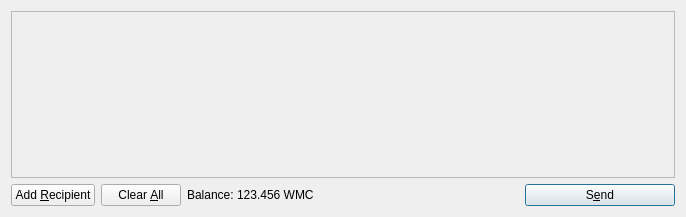
<?xml version="1.0" encoding="UTF-8"?>
<ui version="4.0">
 <class>SendCoinsDialog</class>
 <widget class="QDialog" name="SendCoinsDialog">
  <property name="geometry">
   <rect>
    <x>0</x>
    <y>0</y>
    <width>686</width>
    <height>217</height>
   </rect>
  </property>
  <property name="windowTitle">
   <string>Send Coins</string>
  </property>
  <layout class="QVBoxLayout" name="verticalLayout">
   <item>
    <widget class="QScrollArea" name="scrollArea">
     <property name="widgetResizable">
      <bool>true</bool>
     </property>
     <widget class="QWidget" name="scrollAreaWidgetContents">
      <property name="geometry">
       <rect>
        <x>0</x>
        <y>0</y>
        <width>666</width>
        <height>165</height>
       </rect>
      </property>
      <layout class="QVBoxLayout" name="verticalLayout_2">
       <property name="margin">
        <number>0</number>
       </property>
       <item>
        <layout class="QVBoxLayout" name="entries">
         <property name="spacing">
          <number>6</number>
         </property>
        </layout>
       </item>
       <item>
        <spacer name="verticalSpacer">
         <property name="orientation">
          <enum>Qt::Vertical</enum>
         </property>
         <property name="sizeHint" stdset="0">
          <size>
           <width>20</width>
           <height>40</height>
          </size>
         </property>
        </spacer>
       </item>
      </layout>
     </widget>
    </widget>
   </item>
   <item>
    <layout class="QHBoxLayout" name="horizontalLayout">
     <item>
      <widget class="QPushButton" name="addButton">
       <property name="toolTip">
        <string>Send to multiple recipients at once</string>
       </property>
       <property name="text">
        <string>Add &amp;Recipient</string>
       </property>
       <property name="icon">
        <iconset resource="../bitcoin.qrc">
         <normaloff>:/icons/add</normaloff>:/icons/add</iconset>
       </property>
       <property name="autoDefault">
        <bool>false</bool>
       </property>
      </widget>
     </item>
     <item>
      <widget class="QPushButton" name="clearButton">
       <property name="sizePolicy">
        <sizepolicy hsizetype="Minimum" vsizetype="Fixed">
         <horstretch>0</horstretch>
         <verstretch>0</verstretch>
        </sizepolicy>
       </property>
       <property name="toolTip">
        <string>Remove all transaction fields</string>
       </property>
       <property name="text">
        <string>Clear &amp;All</string>
       </property>
       <property name="icon">
        <iconset resource="../bitcoin.qrc">
         <normaloff>:/icons/remove</normaloff>:/icons/remove</iconset>
       </property>
       <property name="autoRepeatDelay">
        <number>300</number>
       </property>
       <property name="autoDefault">
        <bool>false</bool>
       </property>
      </widget>
     </item>
     <item>
      <layout class="QHBoxLayout" name="horizontalLayout_2">
       <property name="spacing">
        <number>3</number>
       </property>
       <item>
        <widget class="QLabel" name="label">
         <property name="text">
          <string>Balance:</string>
         </property>
        </widget>
       </item>
       <item>
        <widget class="QLabel" name="labelBalance">
         <property name="cursor">
          <cursorShape>IBeamCursor</cursorShape>
         </property>
         <property name="text">
          <string>123.456 WMC</string>
         </property>
         <property name="textInteractionFlags">
          <set>Qt::LinksAccessibleByMouse|Qt::TextSelectableByKeyboard|Qt::TextSelectableByMouse</set>
         </property>
        </widget>
       </item>
      </layout>
     </item>
     <item>
      <spacer name="horizontalSpacer">
       <property name="orientation">
        <enum>Qt::Horizontal</enum>
       </property>
       <property name="sizeHint" stdset="0">
        <size>
         <width>40</width>
         <height>20</height>
        </size>
       </property>
      </spacer>
     </item>
     <item>
      <widget class="QPushButton" name="sendButton">
       <property name="minimumSize">
        <size>
         <width>150</width>
         <height>0</height>
        </size>
       </property>
       <property name="toolTip">
        <string>Confirm the send action</string>
       </property>
       <property name="text">
        <string>S&amp;end</string>
       </property>
       <property name="icon">
        <iconset resource="../bitcoin.qrc">
         <normaloff>:/icons/send</normaloff>:/icons/send</iconset>
       </property>
       <property name="default">
        <bool>true</bool>
       </property>
      </widget>
     </item>
    </layout>
   </item>
  </layout>
 </widget>
 <resources>
  <include location="../bitcoin.qrc"/>
 </resources>
 <connections/>
</ui>
